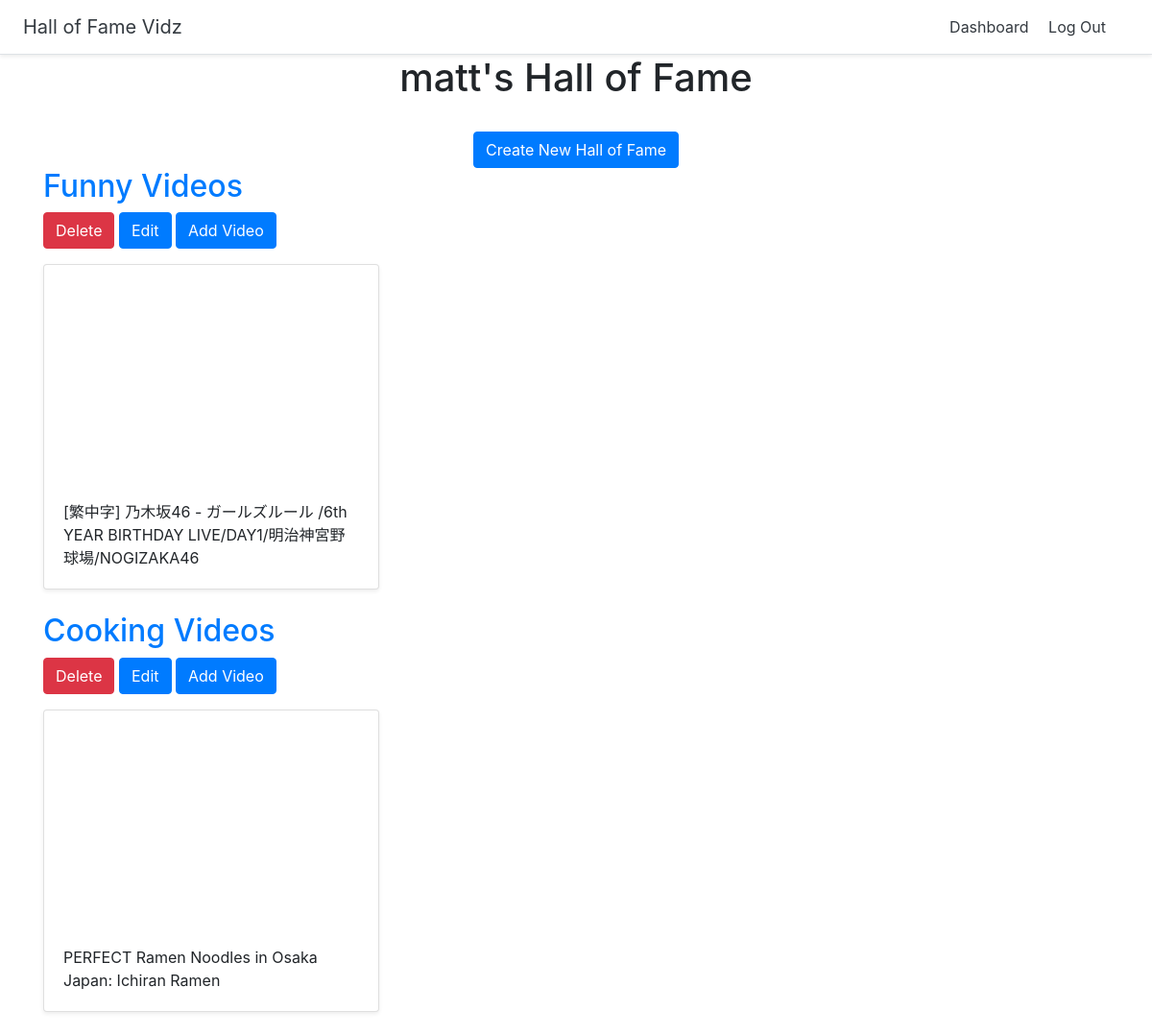
The page /dashboard/ (signed in) on the database its author committed.
### halls/models.py (models this page shows)
class Hall(models.Model):
    title = models.CharField(max_length = 255)
    user = models.ForeignKey(User, on_delete = models.CASCADE)

class Video(models.Model):
    title = models.CharField(max_length = 255)
    url = models.URLField()
    youtube_id = models.CharField(max_length = 255)
    hall = models.ForeignKey(Hall, on_delete=models.CASCADE)

### halls/views.py (the view)
# urls.py: path('dashboard/', views.dashboard, name='dashboard'),
@login_required
def dashboard(request):
    halls = Hall.objects.filter(user=request.user)
    return render(request, 'halls/dashboard.html', {'halls':halls})

### halls/templates/halls/dashboard.html
{% extends 'halls/base.html' %}
{% block content %}
    <div class="container">
        <div class="text-center">
            <h1>
                {{ user.username }}'s Hall of Fame
            </h1>
            <br>
            <a href="{% url 'create_hall' %}" class="btn btn-primary">Create New Hall of Fame</a>
        </div>
        {% for hall in halls %}
            <h2><a href="{% url 'detail_hall'  hall.id %}">{{ hall.title }}</a></h2>
            <a href="{% url 'delete_hall' hall.id %}" class="btn btn-danger">Delete</a>
            <a href="{% url 'update_hall' hall.id %}" class="btn btn-primary">Edit</a>
            <a href="{% url 'add_video' hall.id %}" class="btn btn-primary">Add Video</a>
            <div class="row">
            {% for video in hall.video_set.all %}
                <div class="col-md-4 mt-3">
                    <div class="card mb-4 shadow-sm">
                        <iframe width="100%" height="225" src="https://www.youtube.com/embed/{{ video.youtube_id }}" frameborder="0" allow="accelerometer; autoplay; encrypted-media; gyroscope; picture-in-picture" allowfullscreen></iframe>
                        <div class="card-body">
                            <p class="card-text">{{ video.title }}</p>
                        </div>
                    </div>
                </div>
            {% endfor %}
            </div>
        {% endfor %}
    </div>
{% endblock %}

### rows shown on the page
Hall: title "Funny Videos"
Video: title "[繁中字] 乃木坂46 - ガールズルール /6th YEAR BIRTHDAY LIVE/DAY1/明治神宮野球場/NOGIZAKA46"
Hall: title "Cooking Videos"
Video: title "PERFECT Ramen Noodles in Osaka Japan: Ichiran Ramen"

### other values the page prints
{{ user.username }} "matt"
